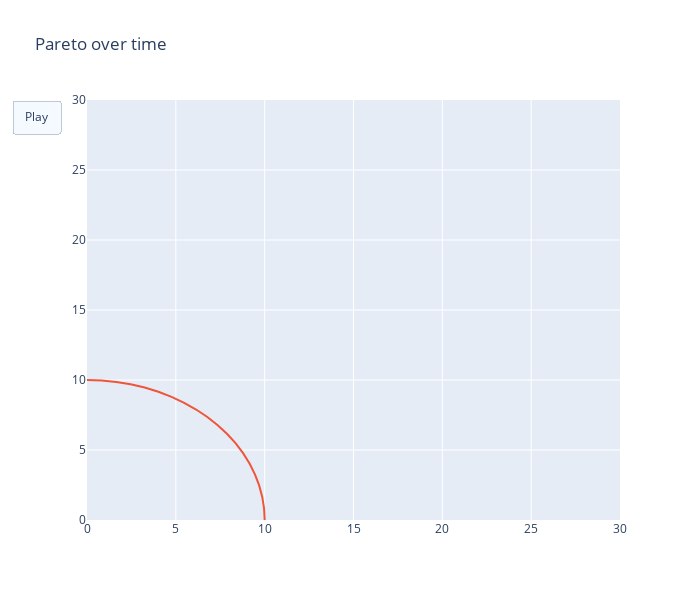

The notebook cell saved with this chart:
### Code cell
for config in pending_suggestions:
    value = objective_function.evaluate_point(config)
    optimizer.register(config.to_dataframe(), value.to_dataframe())
    tentative_pareto_dfs_over_time.append(optimizer.experiment_designer._tentative_pareto_frontier.pareto_df)
    pareto_dfs_over_time.append(optimizer.pareto_frontier.pareto_df)

params_df, objectives_df, context_df = optimizer.get_all_observations()
objectives_over_time = [objectives_df[:i] for i in objectives_df.index]

# Let's add a leading and trailing row to the frontier to make the volume clearer.
#
augmented_pareto_dfs_over_time = []
for pareto_df in pareto_dfs_over_time:
    max_y0 = pareto_df['y0'].max()
    max_y1 = pareto_df['y1'].max()
    last_row = pd.DataFrame({'y0': [0], 'y1': [pareto_df['y1'].max()]})
    first_row = pd.DataFrame({'y0': [pareto_df['y0'].max()], 'y1': [0]})
    augmented_pareto_df = pd.concat([first_row, pareto_df, last_row], ignore_index=True)
    augmented_pareto_dfs_over_time.append(augmented_pareto_df)

pareto_dfs_over_time = augmented_pareto_dfs_over_time

augmented_pareto_dfs_over_time = []
for pareto_df in tentative_pareto_dfs_over_time:
    max_y0 = pareto_df['y0'].max()
    max_y1 = pareto_df['y1'].max()
    last_row = pd.DataFrame({'y0': [0], 'y1': [pareto_df['y1'].max()]})
    first_row = pd.DataFrame({'y0': [pareto_df['y0'].max()], 'y1': [0]})
    augmented_pareto_df = pd.concat([first_row, pareto_df, last_row], ignore_index=True)
    augmented_pareto_dfs_over_time.append(augmented_pareto_df)

tentative_pareto_dfs_over_time = augmented_pareto_dfs_over_time

import plotly.graph_objects as go



# Create figure
fig = go.Figure(
    data=[
        go.Scatter(
            x=objectives_over_time[0]['y0'],
            y=objectives_over_time[0]['y1'],
            mode="markers",
            marker=dict(color="blue", size=10),
            name='observed objectives'
        ),
        go.Scatter(
            x=true_pareto_df['y0'],
            y=true_pareto_df['y1'],
            name='true pareto'
            #mode="markers",
            #marker=dict(color="red", size=10)
        )
    ],
    layout=go.Layout(
        xaxis=dict(range=[0, 15], autorange=False, zeroline=False),
        yaxis=dict(range=[0, 15], autorange=False, zeroline=False),
        title_text="Pareto over time",
        hovermode="closest",
        updatemenus=[dict(type="buttons", buttons=[dict(label="Play", method="animate", args=[None])])],
        width=700,
        height=600
    ),
    frames=[
        go.Frame(
            data=[
                #go.Scatter(
                #    x=true_pareto_df['y0'],
                #    y=true_pareto_df['y1'],
                #    name='true pareto',
                #    mode="lines",
                #    #marker=dict(color="red", size=10)
                #),
                go.Scatter(
                    x=pareto_dfs_over_time[i]['y0'],
                    y=pareto_dfs_over_time[i]['y1'],
                    name='estimated pareto',
                    mode='lines+markers'
                ),
                go.Scatter(
                    x=tentative_pareto_dfs_over_time[i]['y0'],
                    y=tentative_pareto_dfs_over_time[i]['y1'],
                    name='tentative pareto',
                    mode='lines+markers'
                )
            ]
        )
        for i in range(len(tentative_pareto_dfs_over_time))
    ]
)

fig.show()

### Figure 1 — Plotly figure (JSON) as saved in the notebook; plotly's stock layout.template omitted (floating-point values rounded to 4 significant figures; data arrays with more than 128 entries replaced by an {"elided": "..."} marker saying what was removed)
{"data": [{"marker": {"color": "blue", "size": 10}, "mode": "markers", "name": "observed objectives", "type": "scatter", "x": [], "y": []}, {"name": "true pareto", "type": "scatter", "x": {"elided": "400 float values"}, "y": {"elided": "400 float values"}}], "layout": {"height": 600, "hovermode": "closest", "title": {"text": "Pareto over time"}, "updatemenus": [{"buttons": [{"args": [null], "label": "Play", "method": "animate"}], "type": "buttons"}], "width": 700, "xaxis": {"autorange": false, "range": [0, 30], "zeroline": false}, "yaxis": {"autorange": false, "range": [0, 30], "zeroline": false}}}
